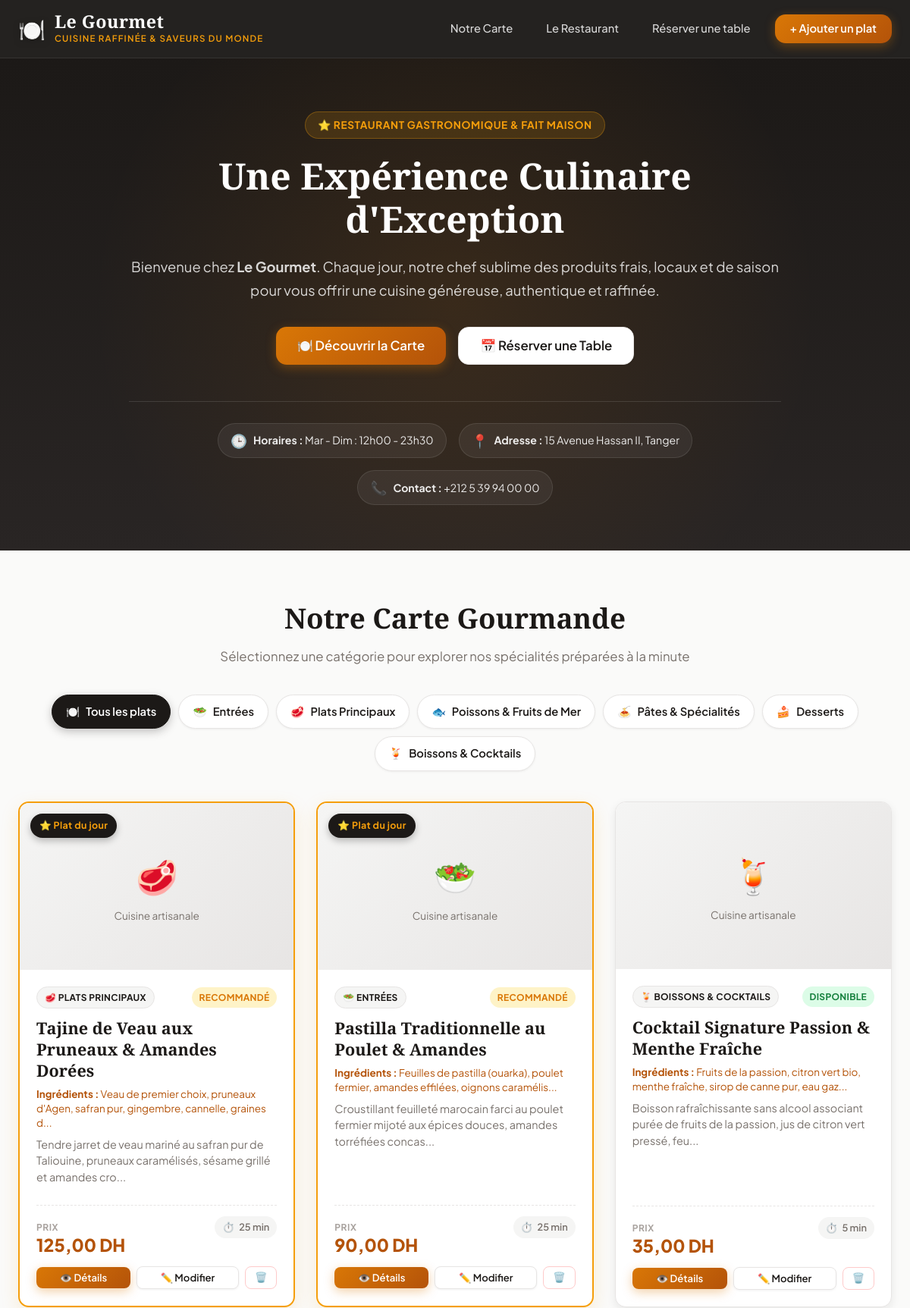
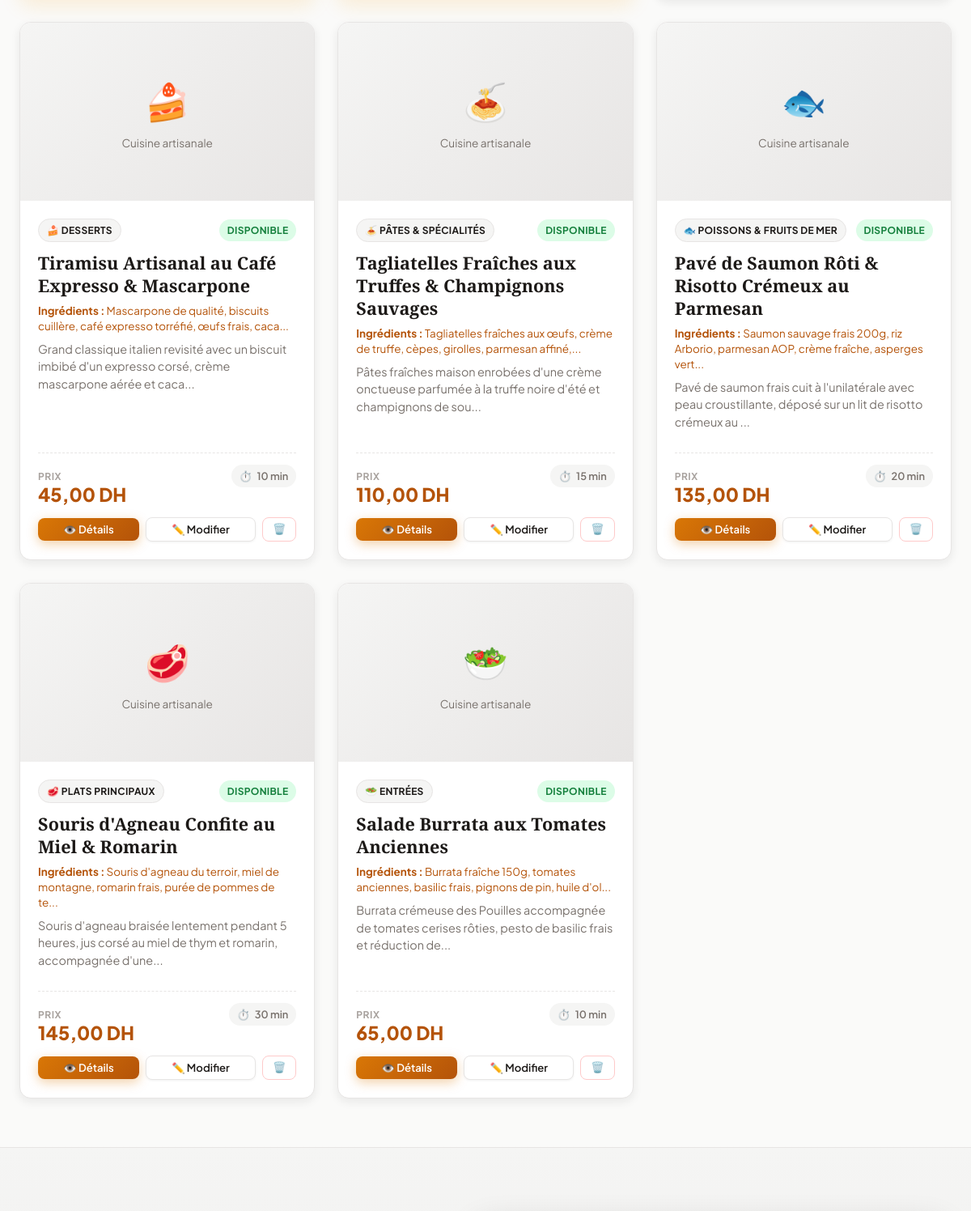
Screenshot of /Gestion-Restaurant/index.php (upper part) with the database file from the repository (2 pictures, top to bottom).
### tables this page shows
CREATE TABLE categorie_plat (
    id_categorie INT AUTO_INCREMENT PRIMARY KEY,
    nom_categorie VARCHAR(100) NOT NULL,
    icone VARCHAR(50) DEFAULT '🍽️',
    description VARCHAR(255) NULL
);

CREATE TABLE plat (
    id_plat INT AUTO_INCREMENT PRIMARY KEY,
    nom VARCHAR(150) NOT NULL,
    description TEXT,
    ingredients TEXT,
    prix DECIMAL(10,2) NOT NULL,
    temps_prep INT DEFAULT 15,
    image VARCHAR(255) NULL,
    statut ENUM('disponible', 'plat_du_jour', 'epuise') DEFAULT 'disponible',
    id_utilisateur INT NOT NULL,
    id_categorie INT NOT NULL,
    date_creation DATETIME DEFAULT CURRENT_TIMESTAMP,
    FOREIGN KEY (id_utilisateur) REFERENCES utilisateur(id_utilisateur) ON DELETE RESTRICT,
    FOREIGN KEY (id_categorie) REFERENCES categorie_plat(id_categorie) ON DELETE CASCADE
);

### Gestion-Restaurant/index.php (the view, shortened to what this page needs)
<?php
require_once "connexion.php";
$categories = $pdo->query("SELECT * FROM categorie_plat ORDER BY id_categorie ASC")->fetchAll();
$selectedCategory = isset($_GET['categorie']) ? (int)$_GET['categorie'] : 0;
$whereClause = "";
$params = [];
$sql = "SELECT p.*, c.nom_categorie, c.icone AS categorie_icone
        FROM plat p
        LEFT JOIN categorie_plat c ON p.id_categorie = c.id_categorie
        $whereClause
        ORDER BY (p.statut = 'plat_du_jour') DESC, p.id_plat DESC";
$stmt = $pdo->prepare($sql);
$stmt->execute($params);
$plats = $stmt->fetchAll();
$defaultIcons = [
    'Entrées'                   => '🥗',
    'Plats Principaux'          => '🥩',
    'Poissons & Fruits de Mer'  => '🐟',
    'Pâtes & Spécialités'       => '🍝',
    'Desserts'                  => '🍰',
    'Boissons & Cocktails'      => '🍹',
];
function getCatIcon($nom, $icone, $defaultIcons) {
    if (!empty($icone)) return $icone;
    return isset($defaultIcons[$nom]) ? $defaultIcons[$nom] : '🍽️';
}
?>
<!DOCTYPE html>
<html lang="fr">
<head>
    <link rel="stylesheet" href="style.css">
</head>
<body>
<header class="header">
    <div class="header-inner">
        <a href="index.php" class="logo">
            <span class="logo-icon">🍽️</span>
            <div>
                <span class="logo-title">Le Gourmet</span>
                <span class="logo-sub">Cuisine Raffinée & Saveurs du Monde</span>
            </div>
        </a>
        <nav class="nav">
            <a href="index.php#carte" class="nav-link">Notre Carte</a>
            <a href="index.php#apropos" class="nav-link">Le Restaurant</a>
            <a href="index.php#reservation" class="nav-link">Réserver une table</a>
            <a href="ajouter.php" class="btn btn-primary">+ Ajouter un plat</a>
        </nav>
    </div>
</header>
<section class="hero" id="hero">
    <div class="hero-content">
        <span class="hero-badge">⭐ Restaurant Gastronomique & Fait Maison</span>
        <h1 class="hero-title">Une Expérience Culinaire d'Exception</h1>
        <p class="hero-description">
            Bienvenue chez <strong>Le Gourmet</strong>. Chaque jour, notre chef sublime des produits frais, locaux et de saison pour vous offrir une cuisine généreuse, authentique et raffinée.
        </p>
        <div class="hero-actions">
            <a href="#carte" class="btn btn-primary btn-lg">🍽️ Découvrir la Carte</a>
            <a href="#reservation" class="btn btn-secondary btn-lg">📅 Réserver une Table</a>
        </div>
        <div class="hero-info-bar">
            <div class="info-pill">
                <span class="info-icon">🕒</span>
                <span><strong>Horaires :</strong> Mar - Dim : 12h00 - 23h30</span>
            </div>
            <div class="info-pill">
                <span class="info-icon">📍</span>
                <span><strong>Adresse :</strong> 15 Avenue Hassan II, Tanger</span>
            </div>
            <div class="info-pill">
                <span class="info-icon">📞</span>
                <span><strong>Contact :</strong> +212 5 39 94 00 00</span>
            </div>
        </div>
    </div>
</section>
<section class="section-menu" id="carte">
    <div class="section-header">
        <h2 class="section-title">Notre Carte Gourmande</h2>
        <p class="section-subtitle">Sélectionnez une catégorie pour explorer nos spécialités préparées à la minute</p>
    </div>
    <div class="category-filters">
        <a href="index.php#carte" class="category-pill <?= $selectedCategory === 0 ? 'active' : '' ?>">
            <span>🍽️</span>
            <span>Tous les plats</span>
        </a>
        <?php foreach ($categories as $cat): ?>
            <a href="index.php?categorie=<?= $cat['id_categorie'] ?>#carte" class="category-pill <?= $selectedCategory === (int)$cat['id_categorie'] ? 'active' : '' ?>">
                <span><?= getCatIcon($cat['nom_categorie'], $cat['icone'], $defaultIcons) ?></span>
                <span><?= htmlspecialchars($cat['nom_categorie']) ?></span>
            </a>
        <?php endforeach; ?>
    </div>
    <?php if (empty($plats)): ?>
    <div class="empty-state">
        <div class="empty-state-icon">🍳</div>
        <h3>Aucun plat trouvé</h3>
        <p><?= $selectedCategory > 0 ? 'Aucun plat n\'est encore enregistré dans cette catégorie.' : 'La carte est actuellement vide. Commencez par ajouter vos premiers plats !' ?></p>
        <?php if ($selectedCategory > 0): ?>
            <a href="index.php#carte" class="btn btn-secondary" style="margin-right:8px;">Voir tous les plats</a>
        <?php endif; ?>
        <a href="ajouter.php" class="btn btn-primary btn-lg">+ Ajouter un plat</a>
    </div>
    <?php else: ?>
    <div class="dishes-grid">
        <?php foreach ($plats as $plat): ?>
        <div class="card <?= $plat['statut'] === 'plat_du_jour' ? 'card-highlight' : '' ?>">
            <a href="plat.php?id=<?= $plat['id_plat'] ?>" class="card-image-link" title="Voir les détails de <?= htmlspecialchars($plat['nom']) ?>">
                <?php if (!empty($plat['image']) && file_exists($plat['image'])): ?>
                    <img src="<?= htmlspecialchars($plat['image']) ?>" alt="<?= htmlspecialchars($plat['nom']) ?>" class="card-image">
                <?php else: ?>
                    <div class="card-image-placeholder">
                        <span style="font-size: 2.8rem;"><?= getCatIcon($plat['nom_categorie'], $plat['categorie_icone'], $defaultIcons) ?></span>
                        <span style="font-size: 0.85rem; color: var(--text-muted); margin-top: 6px;">Cuisine artisanale</span>
                    </div>
                <?php endif; ?>
                <?php if ($plat['statut'] === 'plat_du_jour'): ?>
                    <div class="card-badge-top">⭐ Plat du jour</div>
                <?php endif; ?>
            </a>
            <div class="card-body">
                <div class="card-meta-top">
                    <?php if (!empty($plat['nom_categorie'])): ?>
                        <span class="badge badge-category">
                            <?= getCatIcon($plat['nom_categorie'], $plat['categorie_icone'], $defaultIcons) ?> <?= htmlspecialchars($plat['nom_categorie']) ?>
                        </span>
                    <?php else: ?>
                        <span></span>
                    <?php endif; ?>
                    <?php if ($plat['statut'] === 'plat_du_jour'): ?>
                        <span class="badge badge-special">Recommandé</span>
                    <?php elseif ($plat['statut'] === 'disponible'): ?>
                        <span class="badge badge-available">Disponible</span>
                    <?php else: ?>
                        <span class="badge badge-out">Épuisé</span>
                    <?php endif; ?>
                </div>
                <h3 class="card-title">
                    <a href="plat.php?id=<?= $plat['id_plat'] ?>" class="card-title-link">
                        <?= htmlspecialchars($plat['nom']) ?>
                    </a>
                </h3>
                <?php if (!empty($plat['ingredients'])): ?>
                    <p class="card-ingredients">
                        <strong>Ingrédients :</strong> <?= htmlspecialchars(mb_strimwidth($plat['ingredients'], 0, 85, '...')) ?>
                    </p>
                <?php endif; ?>
                <p class="card-description">
                    <?= htmlspecialchars(mb_strimwidth($plat['description'] ?? '', 0, 110, '...')) ?>
                </p>
                <div class="price-section">
                    <div class="price-block">
                        <span class="price-label">Prix</span>
                        <span class="price-value"><?= number_format($plat['prix'], 2, ',', ' ') ?> DH</span>
                    </div>
                    <?php if (!empty($plat['temps_prep'])): ?>
                    <div class="prep-block">
                        <span class="prep-icon">⏱️</span>
                        <span class="prep-text"><?= (int)$plat['temps_prep'] ?> min</span>
                    </div>
                    <?php endif; ?>
                </div>
                <div class="card-actions">
                    <a href="plat.php?id=<?= $plat['id_plat'] ?>" class="btn btn-primary btn-sm">👁️ Détails</a>
                    <a href="modifier.php?id=<?= $plat['id_plat'] ?>" class="btn btn-secondary btn-sm">✏️ Modifier</a>
                    <button type="button" class="btn btn-outline-danger btn-sm" onclick="confirmDelete(<?= $plat['id_plat'] ?>, '<?= addslashes(htmlspecialchars($plat['nom'])) ?>')">🗑️</button>
                </div>
            </div>
        </div>
        <?php endforeach; ?>
    </div>
    <?php endif; ?>
</section>
<section class="section-reservation" id="reservation">
</section>
</body>
</html>

### rows the page displays
categorie_plat: icone "🥗", nom_categorie "Entrées"
categorie_plat: icone "🥩", nom_categorie "Plats Principaux"
categorie_plat: icone "🐟", nom_categorie "Poissons & Fruits de Mer"
categorie_plat: icone "🍝", nom_categorie "Pâtes & Spécialités"
categorie_plat: icone "🍰", nom_categorie "Desserts"
categorie_plat: icone "🍹", nom_categorie "Boissons & Cocktails"
plat: id_categorie.icone "🥩", statut "⭐ Plat du jour", id_categorie.nom_categorie "PLATS PRINCIPAUX", nom "Tajine de Veau aux Pruneaux & Amandes Dorées", ingredients "Veau de premier choix, pruneaux d'Agen, safran pur, gingembre, cannelle, graines d...", description "Tendre jarret de veau mariné au safran pur de Taliouine, pruneaux caramélisés, sésame grillé et amandes cro...", prix "125,00", temps_prep "25"
plat: id_categorie.icone "🥗", statut "⭐ Plat du jour", id_categorie.nom_categorie "ENTRÉES", nom "Pastilla Traditionnelle au Poulet & Amandes", ingredients "Feuilles de pastilla (ouarka), poulet fermier, amandes effilées, oignons caramélis...", description "Croustillant feuilleté marocain farci au poulet fermier mijoté aux épices douces, amandes torréfiées concas...", prix "90,00", temps_prep "25"
plat: id_categorie.icone "🍹", id_categorie.nom_categorie "BOISSONS & COCKTAILS", statut "DISPONIBLE", nom "Cocktail Signature Passion & Menthe Fraîche", ingredients "Fruits de la passion, citron vert bio, menthe fraîche, sirop de canne pur, eau gaz...", description "Boisson rafraîchissante sans alcool associant purée de fruits de la passion, jus de citron vert pressé, feu...", prix "35,00", temps_prep "5"
plat: id_categorie.icone "🍰", id_categorie.nom_categorie "DESSERTS", statut "DISPONIBLE", nom "Tiramisu Artisanal au Café Expresso & Mascarpone", ingredients "Mascarpone de qualité, biscuits cuillère, café expresso torréfié, œufs frais, caca...", description "Grand classique italien revisité avec un biscuit imbibé d'un expresso corsé, crème mascarpone aérée et caca...", prix "45,00", temps_prep "10"
plat: id_categorie.icone "🍝", id_categorie.nom_categorie "PÂTES & SPÉCIALITÉS", statut "DISPONIBLE", nom "Tagliatelles Fraîches aux Truffes & Champignons Sauvages", ingredients "Tagliatelles fraîches aux œufs, crème de truffe, cèpes, girolles, parmesan affiné,...", description "Pâtes fraîches maison enrobées d'une crème onctueuse parfumée à la truffe noire d'été et champignons de sou...", prix "110,00", temps_prep "15"
plat: id_categorie.icone "🐟", id_categorie.nom_categorie "POISSONS & FRUITS DE MER", statut "DISPONIBLE", nom "Pavé de Saumon Rôti & Risotto Crémeux au Parmesan", ingredients "Saumon sauvage frais 200g, riz Arborio, parmesan AOP, crème fraîche, asperges vert...", description "Pavé de saumon frais cuit à l'unilatérale avec peau croustillante, déposé sur un lit de risotto crémeux au ...", prix "135,00", temps_prep "20"
plat: id_categorie.icone "🥩", id_categorie.nom_categorie "PLATS PRINCIPAUX", statut "DISPONIBLE", nom "Souris d'Agneau Confite au Miel & Romarin", ingredients "Souris d'agneau du terroir, miel de montagne, romarin frais, purée de pommes de te...", description "Souris d'agneau braisée lentement pendant 5 heures, jus corsé au miel de thym et romarin, accompagnée d'une...", prix "145,00", temps_prep "30"
plat: id_categorie.icone "🥗", id_categorie.nom_categorie "ENTRÉES", statut "DISPONIBLE", nom "Salade Burrata aux Tomates Anciennes", ingredients "Burrata fraîche 150g, tomates anciennes, basilic frais, pignons de pin, huile d'ol...", description "Burrata crémeuse des Pouilles accompagnée de tomates cerises rôties, pesto de basilic frais et réduction de...", prix "65,00", temps_prep "10"
